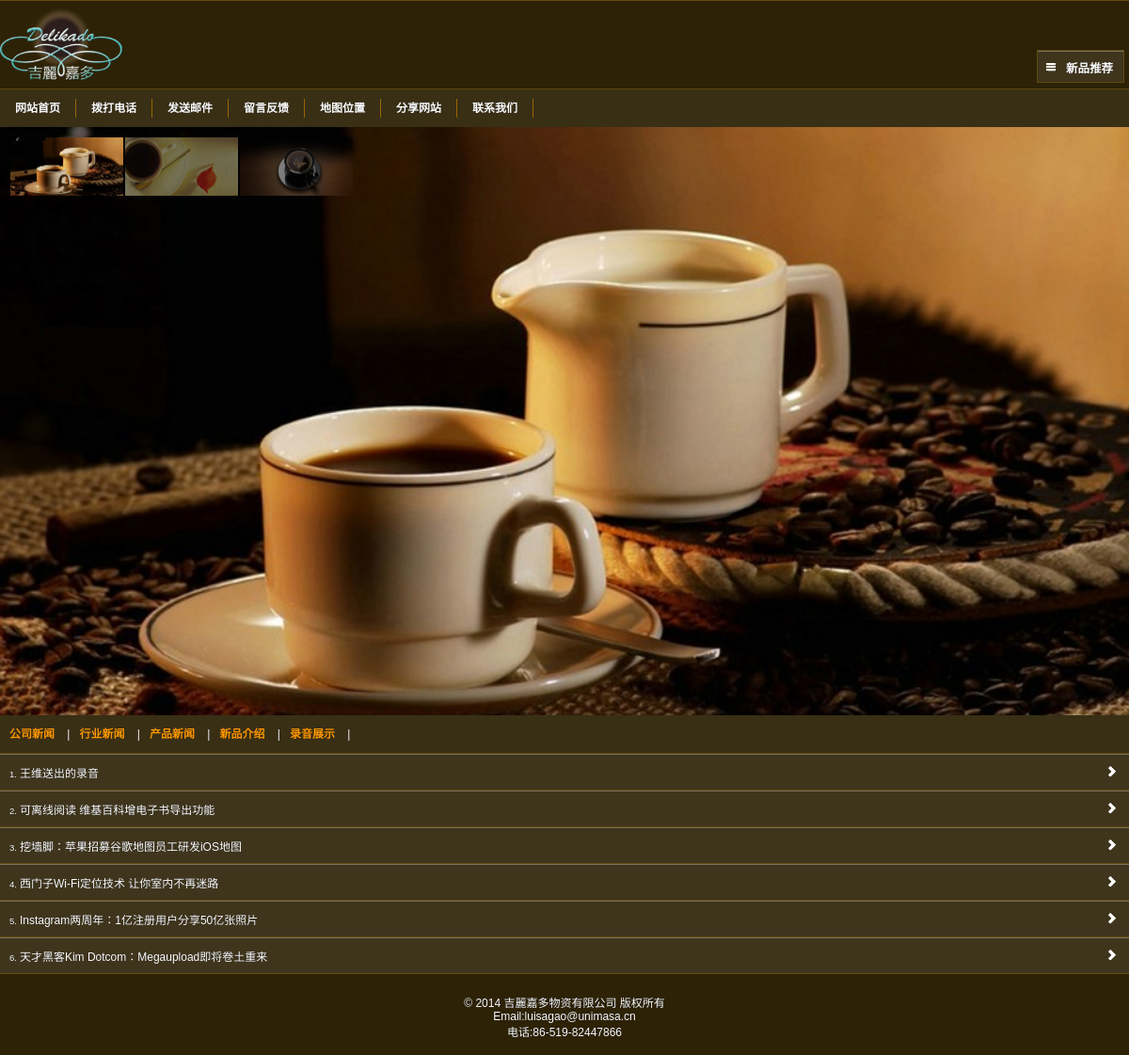
The page /news/news.php on the database its author committed.
### tables this page shows
CREATE TABLE `layoutpic` (
  `id_layoutpic` int(11) NOT NULL auto_increment,
  `id_layout` int(11) NOT NULL,
  `id_hr` int(11) NOT NULL,
  `title` varchar(250) NOT NULL,
  `intro` text NOT NULL,
  `url` varchar(250) NOT NULL,
  `opicname` varchar(250) NOT NULL,
  `spicname` varchar(250) NOT NULL,
  `dele` int(1) NOT NULL default '1',
  `type` varchar(3) NOT NULL,
  `indate` datetime NOT NULL,
  `modate` datetime NOT NULL,
  `deldate` datetime NOT NULL,
  `browsecount` int(11) NOT NULL,
  `ordernum` int(11) NOT NULL,
  PRIMARY KEY  (`id_layoutpic`)
);

CREATE TABLE `layout` (
  `id_layout` int(11) NOT NULL auto_increment,
  `lang` int(1) NOT NULL default '1',
  `title` varchar(250) NOT NULL,
  `url` text NOT NULL,
  `intro` text NOT NULL,
  `icon` text NOT NULL,
  `content` text NOT NULL,
  `openstat` int(1) NOT NULL default '1',
  `ordernum` int(11) NOT NULL,
  PRIMARY KEY  (`id_layout`)
);

CREATE TABLE `pagesetpic` (
  `id_pagesetpic` int(11) NOT NULL auto_increment,
  `id_pageset` int(11) NOT NULL,
  `id_hr` int(11) NOT NULL,
  `title` varchar(250) NOT NULL,
  `intro` text NOT NULL,
  `url` varchar(250) NOT NULL,
  `opicname` varchar(250) NOT NULL,
  `spicname` varchar(250) NOT NULL,
  `dele` int(1) NOT NULL default '1',
  `type` varchar(3) NOT NULL,
  `indate` datetime NOT NULL,
  `modate` datetime NOT NULL,
  `deldate` datetime NOT NULL,
  `browsecount` int(11) NOT NULL,
  `ordernum` int(11) NOT NULL,
  PRIMARY KEY  (`id_pagesetpic`)
);

CREATE TABLE `newsdir` (
  `id_newsdir` int(11) NOT NULL auto_increment,
  `lang` int(1) NOT NULL default '1',
  `name` varchar(25) NOT NULL,
  `intro` text NOT NULL,
  `dele` int(1) NOT NULL default '1',
  `fatherid` int(11) NOT NULL,
  `level` int(1) NOT NULL,
  `ordernum` int(11) NOT NULL,
  PRIMARY KEY  (`id_newsdir`)
);

CREATE TABLE `newsinfo` (
  `id_newsinfo` int(11) NOT NULL auto_increment,
  `id_newsdir` int(11) NOT NULL,
  `id_hr` int(11) NOT NULL,
  `lang` int(1) NOT NULL default '1',
  `title` varchar(250) NOT NULL,
  `intro` text NOT NULL,
  `content` longtext NOT NULL,
  `tag` text NOT NULL,
  `dele` int(1) NOT NULL default '1',
  `isnew` int(1) NOT NULL default '1',
  `url` varchar(255) NOT NULL,
  `newsdate` date NOT NULL,
  `indate` datetime NOT NULL,
  `modate` datetime NOT NULL,
  `deldate` datetime NOT NULL,
  `browsecount` int(11) NOT NULL,
  `ordernum` int(11) NOT NULL,
  PRIMARY KEY  (`id_newsinfo`)
);

### www/inc/config.php (called while the page is built, shortened)
<?php
require_once("mysql.class.php");
$db_hostname="localhost";
$db_username="root";
$db_password="123456";
$db_database="delikado_m";
?>

### www/inc/function.class.php (called while the page is built, shortened)
<?php
$objDB=new mysql($db_hostname,$db_username,$db_password,$db_database);
$strSQL = "select iscopy,otherheader,title,keywords,description,icp,mapcode,statistics,weburl,newsnum,productnum,bannertime,rmailbox as mail,smailbox as tel from siteset where id_siteset=1" ;
$objDB->Execute($strSQL);
function getnewsdir2($fatherid){
global	 $objDB;
$strSQL="SELECT id_newsdir as id,name,intro FROM newsdir WHERE level='2' and dele='1' and fatherid='".$fatherid."' order by ordernum asc";
$objDB->Execute($strSQL);
$getnewsdir2=$objDB->GetRows();
return $getnewsdir2;
}
function getlayoutinfo($lid,$tableField){
global	 $objDB;
$strSQL = "select $tableField from layout where id_layout='".$lid."'" ;
$objDB->Execute($strSQL);
$getlayoutinfo=$objDB->fields();
return $getlayoutinfo;
}
function getlayoutpic($lid,$postion){
global	 $objDB;
$strSQL = "select opicname as pic from layoutpic  where id_layout ='".$lid."' order by  ordernum asc limit $postion,1" ;
$objDB->Execute($strSQL);
$arronepic=$objDB->fields();
return $arronepic[pic];
}
function getlayoutpicnuminfo($lid,$num,$tableField){
global	 $objDB;
$strSQL = "select $tableField from layoutpic  where id_layout ='".$lid."' order by  ordernum asc limit 0,$num" ;
$objDB->Execute($strSQL);
$arrallpicinfo=$objDB->GetRows();
return $arrallpicinfo;
}
function getpagesetpicnuminfo($lid,$num,$tableField){
global	 $objDB;
$strSQL = "select $tableField from pagesetpic  where id_pageset ='".$lid."' order by  ordernum asc limit 0,$num" ;
$objDB->Execute($strSQL);
$arrallpicinfo=$objDB->GetRows();
return $arrallpicinfo;
}
?>

### www/inc/cn_newsindex_core.php (called while the page is built, shortened)
<?php
require "../inc/config.php";
require "../inc/function.class.php";
$strSQL = "select a.title,a.id_newsinfo as id,b.lang,a.id_newsdir,a.newsdate,a.intro
           from newsinfo as a left join newsdir as b on a.id_newsdir=b.id_newsdir
		   where a.dele=1 and b.lang=1 and b.fatherid='1'
		   order by a.ordernum desc limit 0,$setinfo[newsnum]" ;
$objDB->Execute($strSQL);
$arrnews=$objDB->GetRows();
?>

### www/news/news.php (the view, shortened to what this page needs)
<?php
require "../inc/cn_newsindex_core.php";
?>
<!DOCTYPE HTML>
<html>
<head>
<link rel="stylesheet" type="text/css" href="/inc/css/jquery.mobile.theme-1.3.1.css">
<link rel="stylesheet" type="text/css" href="/inc/css/jquery.mobile.structure-1.3.1.css">
<link rel="stylesheet" type="text/css" href="/inc/css/resetui.css">
</head>
<body <?php if($setinfo[iscopy]=='1'){echo ' oncontextmenu="return false" onselectstart="return false" ondragstart="return false" onbeforecopy="return false"';}?>>
<div data-role="page" id="about" class="webapp" >
<? require "../header.php"; ?>
<div data-role="content"  data-theme="a" >
<? require "../menu.php"; ?>
  <div style="position:relative">
  <div class="innerslider" >
          <ul class="slides" id="bannerslide">
            <? $getpicnuminfo=getpagesetpicnuminfo($pageid,9,'opicname as pic');
               for($i=0;$i<sizeof($getpicnuminfo);$i++){
              ?>
              <li  data-thumb="/upload/layout/<?=$getpicnuminfo[$i][pic]?>"><img src="/upload/layout/<?=$getpicnuminfo[$i][pic]?>" /></li>
            <? }?>
          </ul>
</div>
  </div>
  <div id="adpic">
  <div id="submenubox" style="height:40px;">
  <div id="wrapper_submenu" style="top:10px;">
	<div id="scroller_submenu">
		<ul id="thelist">
      <?
 $getnewsdir2=getnewsdir2(1);
 for($i=0;$i<sizeof($getnewsdir2);$i++){	?>
    <li><a href="/news/newslist.php/<?=$getnewsdir2[$i][id];?>/.html"><?=$getnewsdir2[$i][name]?></a> |</li>
 <? }?>
		</ul>
	</div>
   </div>
  </div>
<ol data-role="listview" style="padding:0px;margin:0px;" id="type-newslist">
<? for($j=0;$j<sizeof($arrnews);$j++){?>
    <li><a href="/news/newsview.php/<?=$arrnews[$j][id]?>/<?=$arrnews[$j][id_newsdir]?>/.html"><?=$arrnews[$j][title]?></a></li>
<? }?>
</ol>
  </div>
</div>
<? require "../footer.php"; ?>
</div>
</body>
</html>

### www/header.php (shortened to what this page needs)
<div data-role="header" data-theme="a">
   <div id="logo"><a href="/"><img src="/upload/layout/<?=getlayoutpic(15,0);?>" width="130" ></a></div>
 <div id="menu" data-role="header" data-theme="a">
 <a href="#right-panel"data-icon="bars" data-iconpos="" data-shadow="false" data-iconshadow="false"><? $getlayoutinfo=getlayoutinfo(23,'intro');echo nl2br($getlayoutinfo[intro]);?></a></p>
  </div>
</div>

### www/menu.php
<div id="menubox">
  <div id="wrapper_menu">
	<div id="scroller_menu">
		<ul id="thelist">
             <?
			  $getpicnuminfo=getlayoutpicnuminfo(18,99,'title,url');
               for($i=0;$i<sizeof($getpicnuminfo);$i++){
              ?>
       <li><a href="<?=$getpicnuminfo[$i][url]?>"><?=$getpicnuminfo[$i][title]?></a></li>
         <? }?>
		</ul>
	</div>
   </div>
  </div>

### www/footer.php
<div data-role="footer" data-theme="a" style="padding:5px; border:none;">
  <div id="ftext">
   <p><br> <? $getlayoutinfo=getlayoutinfo(10,'intro');echo nl2br($getlayoutinfo[intro]);?></p>
  </div>
</div>

### rows shown on the page
layoutpic: opicname (picture)
layout: intro "新品推荐"
layoutpic: title "网站首页"
layoutpic: title "拨打电话"
layoutpic: title "发送邮件"
layoutpic: title "留言反馈"
layoutpic: title "地图位置"
layoutpic: title "分享网站"
layoutpic: title "联系我们"
pagesetpic: opicname (picture)
newsdir: name "公司新闻"
newsdir: name "行业新闻"
newsdir: name "产品新闻"
newsdir: name "新品介绍"
newsdir: name "录音展示"
newsinfo: title "王维送出的录音"
newsinfo: title "可离线阅读 维基百科增电子书导出功能"
newsinfo: title "挖墙脚：苹果招募谷歌地图员工研发iOS地图"
newsinfo: title "西门子Wi-Fi定位技术 让你室内不再迷路"
newsinfo: title "Instagram两周年：1亿注册用户分享50亿张照片"
newsinfo: title "天才黑客Kim Dotcom：Megaupload即将卷土重来"
layout: intro "© 2014 吉麗嘉多物资有限公司 版权所有 Email:luisagao@unimasa.cn 电话:86-519-82447866"
